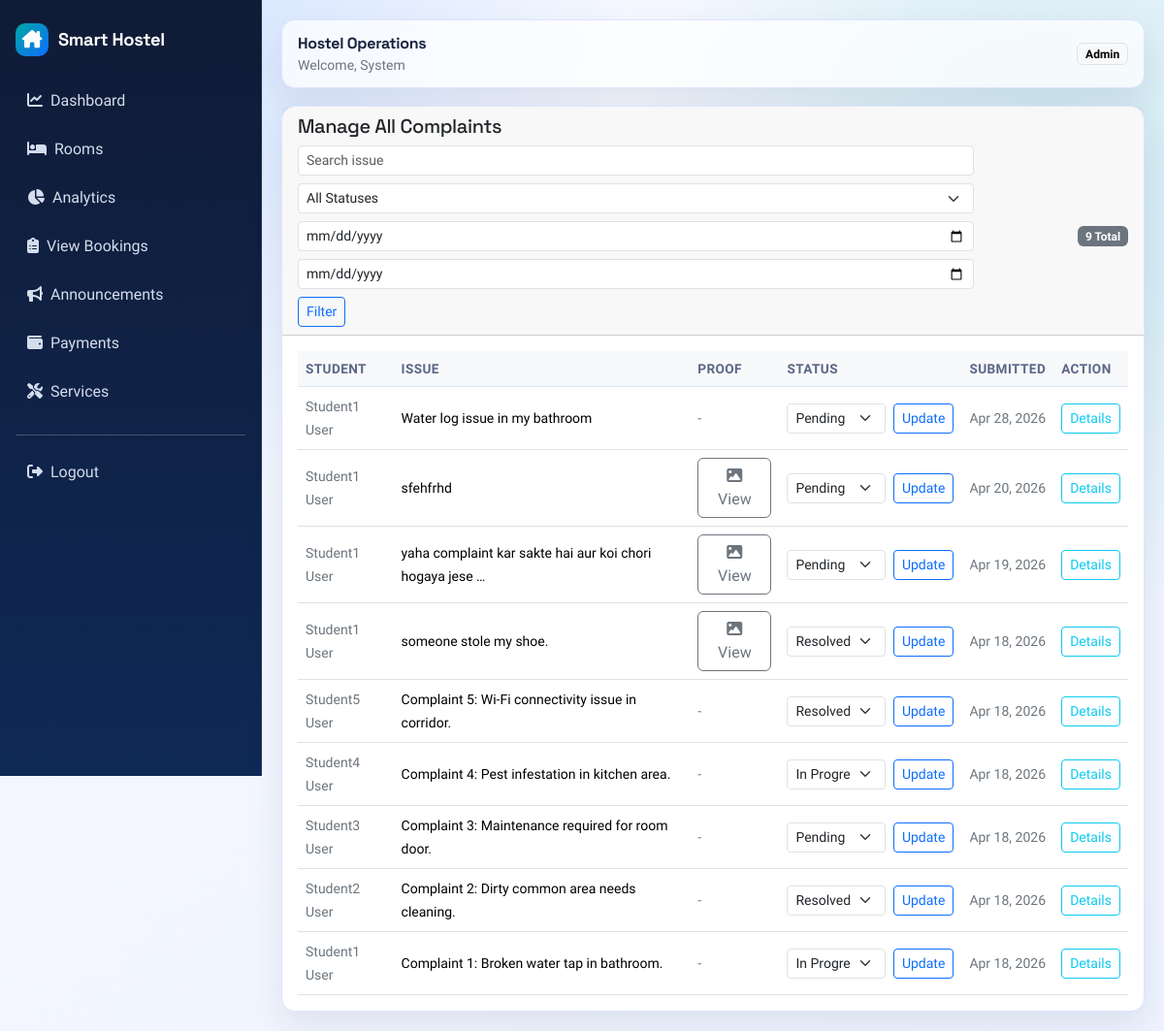
/admin-complaints/ (signed in), run on the app's committed database.
### accounts/models.py (models this page shows, shortened)
class User(AbstractUser):
	ROLE_ADMIN = "admin"
	ROLE_STUDENT = "student"
	ROLE_CHOICES = [
		(ROLE_ADMIN, "Admin"),
		(ROLE_STUDENT, "Student"),
	]
	role = models.CharField(max_length=20, choices=ROLE_CHOICES, default=ROLE_STUDENT)

### services/models.py (models this page shows, shortened)
class Complaint(models.Model):
	STATUS_PENDING = "pending"
	STATUS_IN_PROGRESS = "in_progress"
	STATUS_RESOLVED = "resolved"
	STATUS_CHOICES = [
		(STATUS_PENDING, "Pending"),
		(STATUS_IN_PROGRESS, "In Progress"),
		(STATUS_RESOLVED, "Resolved"),
	]
	user = models.ForeignKey(settings.AUTH_USER_MODEL, on_delete=models.CASCADE, related_name="complaints")
	issue = models.TextField()
	image = models.ImageField(upload_to="complaints/", null=True, blank=True)
	attachment = models.FileField(upload_to="complaints/attachments/", null=True, blank=True)
	status = models.CharField(max_length=20, choices=STATUS_CHOICES, default=STATUS_PENDING)
	created_at = models.DateTimeField(auto_now_add=True)
	updated_at = models.DateTimeField(auto_now=True)
	class Meta:
		ordering = ["-created_at"]
	def get_status_badge_class(self):
		if self.status == self.STATUS_PENDING:
			return "warning"
		elif self.status == self.STATUS_IN_PROGRESS:
			return "info"
		elif self.status == self.STATUS_RESOLVED:
			return "success"
		return "secondary"

### services/views.py (the view, shortened to what this page needs)
# urls.py: path("admin-complaints/", admin_complaints_view, name="admin_complaints"),
@user_passes_test(_is_admin_user)
def admin_complaints_view(request):
	complaints = Complaint.objects.select_related("user").all()
	search_query = request.GET.get("search") or ""
	status_query = request.GET.get("status") or ""
	created_from = parse_date(request.GET.get("created_from") or "")
	created_to = parse_date(request.GET.get("created_to") or "")
	if search_query:
		complaints = complaints.filter(issue__icontains=search_query)
	if status_query:
		complaints = complaints.filter(status=status_query)
	if created_from:
		complaints = complaints.filter(created_at__date__gte=created_from)
	if created_to:
		complaints = complaints.filter(created_at__date__lte=created_to)
	paginator = Paginator(complaints.order_by("-created_at"), 10)
	complaint_page = paginator.get_page(request.GET.get("page"))
	return render(
		request,
		"services/admin_complaints.html",
		{
			"complaints": complaint_page,
			"search_query": search_query,
			"status_query": status_query,
			"created_from": created_from.isoformat() if created_from else "",
			"created_to": created_to.isoformat() if created_to else "",
		},
	)

### core/context_processors.py (called while the page is built)
def _is_admin_user(user):
    role = (getattr(user, "role", "") or "").strip().lower()
    return bool(user and user.is_authenticated and (user.is_superuser or role == "admin"))

def notification_context(request):
    if not request.user.is_authenticated:
        return {"recent_notifications": [], "unread_notification_count": 0, "is_admin_user": False}
    notifications = Notification.objects.filter(recipient=request.user).only("title", "message", "created_at", "is_read")[:5]
    unread_count = Notification.objects.filter(recipient=request.user, is_read=False).count()
    return {
        "recent_notifications": notifications,
        "unread_notification_count": unread_count,
        "is_admin_user": _is_admin_user(request.user),
    }

### services/views.py (called while the page is built)
def _is_admin_user(user):
	return user.is_authenticated and (user.is_staff or user.role == User.ROLE_ADMIN)

### templates/services/admin_complaints.html (shortened to what this page needs)
{% extends "base.html" %}
{% load static %}
{% block content %}
<div class="card card-soft">
    <div class="card-header d-flex flex-wrap gap-2 justify-content-between align-items-center">
        <h5 class="mb-0">Manage All Complaints</h5>
        <form method="get" class="d-flex flex-wrap gap-2 align-items-center">
            <input type="search" name="search" value="{{ search_query }}" class="form-control form-control-sm" placeholder="Search issue">
            <select name="status" class="form-select form-select-sm">
                <option value="">All Statuses</option>
            </select>
            <input type="date" name="created_from" value="{{ created_from }}" class="form-control form-control-sm">
            <input type="date" name="created_to" value="{{ created_to }}" class="form-control form-control-sm">
            <button type="submit" class="btn btn-sm btn-outline-primary">Filter</button>
        </form>
        <span class="badge text-bg-secondary">{{ complaints|length }} Total</span>
    </div>
    <div class="card-body">
        {% if complaints %}
        <div class="table-responsive">
            <table class="table align-middle mb-0">
                <thead class="table-light">
                <tr>
                    <th>Student</th>
                    <th>Issue</th>
                    <th>Proof</th>
                    <th>Status</th>
                    <th>Submitted</th>
                    <th>Action</th>
                </tr>
                </thead>
                <tbody>
                {% for complaint in complaints %}
                <tr>
                    <td>
                        <small class="text-secondary">{{ complaint.user.get_full_name|default:complaint.user.username }}</small>
                    </td>
                    <td>
                        <small>{{ complaint.issue|truncatewords:10 }}</small>
                    </td>
                    <td>
                        {% if complaint.image %}
                        <a href="{{ complaint.image.url }}" target="_blank" class="btn btn-xs btn-outline-secondary">
                            <i class="fas fa-image"></i> View
                        </a>
                        {% else %}
                        <span class="text-secondary small">-</span>
                        {% endif %}
                    </td>
                    <td>
                        <form method="post" class="d-inline-flex gap-2">
                            <select name="status" class="form-select form-select-sm" style="max-width: 140px;">
                                <option value="pending" {% if complaint.status == 'pending' %}selected{% endif %}>Pending</option>
                                <option value="in_progress" {% if complaint.status == 'in_progress' %}selected{% endif %}>In Progress</option>
                                <option value="resolved" {% if complaint.status == 'resolved' %}selected{% endif %}>Resolved</option>
                            </select>
                            <button type="submit" class="btn btn-sm btn-outline-primary">Update</button>
                        </form>
                    </td>
                    <td>
                        <small class="text-secondary">{{ complaint.created_at|date:"M d, Y" }}</small>
                    </td>
                    <td>
                        <button type="button" class="btn btn-sm btn-outline-info" data-bs-toggle="modal" data-bs-target="#complaint-{{ complaint.id }}">
                            Details
                        </button>
                    </td>
                </tr>
                {% endfor %}
                </tbody>
            </table>
        </div>
        {% else %}
        <div class="text-center py-5 text-secondary">
            <i class="fas fa-check-circle" style="font-size: 3rem; opacity: 0.3;"></i>
            <p class="mt-3">No complaints to manage. All clear!</p>
        </div>
        {% endif %}
    </div>
</div>
{% endblock %}

### templates/base.html (shortened to what this page needs)
{% load static %}
<!doctype html>
<html lang="en">
<head>
    <link href="https://cdn.jsdelivr.net/npm/bootstrap@5.3.3/dist/css/bootstrap.min.css" rel="stylesheet">
    <link href="https://cdnjs.cloudflare.com/ajax/libs/font-awesome/6.5.2/css/all.min.css" rel="stylesheet">
    <link href="{% static 'css/app.css' %}" rel="stylesheet">
</head>
<body>
{% if user.is_authenticated %}
<div class="shell">
    <aside class="sidebar">
        <a class="brand" href="{% url 'accounts:dashboard' %}">
            <span class="brand-badge"><i class="fa-solid fa-house-chimney"></i></span>
            <span class="brand-font">Smart Hostel</span>
        </a>
        <nav class="nav flex-column">
            <a class="nav-link" href="{% url 'accounts:dashboard' %}"><i class="fa-solid fa-chart-line me-2"></i>Dashboard</a>
            <a class="nav-link" href="{% url 'hostel:rooms' %}"><i class="fa-solid fa-bed me-2"></i>Rooms</a>
            {% if is_admin_user %}
            <a class="nav-link" href="{% url 'accounts:analytics' %}"><i class="fa-solid fa-chart-pie me-2"></i>Analytics</a>
            {% endif %}
            {% if user.is_authenticated and user.role == "admin" %}
            <a class="nav-link" href="{% url 'bookings:history' %}"><i class="fa-solid fa-clipboard-list me-2"></i>View Bookings</a>
            {% endif %}
            <a class="nav-link" href="{% url 'announcements:list' %}"><i class="fa-solid fa-bullhorn me-2"></i>Announcements</a>
            <a class="nav-link" href="{% url 'payments:list' %}"><i class="fa-solid fa-wallet me-2"></i>Payments</a>
            <a class="nav-link" href="{% url 'services:list' %}"><i class="fa-solid fa-screwdriver-wrench me-2"></i>Services</a>
        </nav>
        <hr class="border-light-subtle my-3">
        <a class="nav-link" href="{% url 'accounts:logout' %}"><i class="fa-solid fa-right-from-bracket me-2"></i>Logout</a>
    </aside>
    <main class="main">
        <div class="topbar">
            <div>
                <strong class="brand-font">Hostel Operations</strong>
                <div class="small text-secondary">Welcome, {{ request.user.first_name|default:request.user.username }}</div>
            </div>
            <span class="badge text-bg-light border">{{ request.user.get_role_display }}</span>
        </div>
        {% block content %}{% endblock %}
    </main>
</div>
{% else %}
<div class="auth-wrap">
    {% block auth_content %}{% endblock %}
</div>
{% endif %}
</body>
</html>

### static/css/app.css (style rules this page uses)
:root { --bg-1: #f7f9ff; --bg-2: #eef3ff; --surface: #ffffff; --ink-1: #18233f; --ink-2: #5b6787; --brand: #0d6efd; --brand-2: #00a6a6; --accent: #ff8a00; --line: #dde5ff; --shadow: 0 15px 35px rgba(24, 35, 63, 0.09); }
* { box-sizing: border-box; }
body { margin: 0; font-family: "Plus Jakarta Sans", sans-serif; color: var(--ink-1); background: radial-gradient(circle at 10% 0%, rgba(13, 110, 253, 0.16), transparent 35%), radial-gradient(circle at 90% 20%, rgba(0, 166, 166, 0.16), transparent 32%), linear-gradient(140deg, var(--bg-1), var(--bg-2)); min-height: 100vh; }
h1, h2, h3, h4, h5, h6, .brand-font { font-family: "Space Grotesk", sans-serif; letter-spacing: -0.02em; }
.shell { display: grid; grid-template-columns: 270px 1fr; min-height: 100vh; }
.sidebar { background: linear-gradient(180deg, #101b36, #0f2956); color: #f7fbff; padding: 24px 16px; position: sticky; top: 0; height: 100vh; border-right: 1px solid rgba(255, 255, 255, 0.08); }
.brand { display: flex; align-items: center; gap: 10px; font-weight: 700; font-size: 1.15rem; margin-bottom: 24px; color: #fff; text-decoration: none; }
.brand-badge { width: 34px; height: 34px; border-radius: 10px; display: grid; place-items: center; background: linear-gradient(135deg, #00a6a6, #0d6efd); }
.sidebar .nav-link { color: rgba(233, 242, 255, 0.9); border-radius: 10px; padding: 10px 12px; margin-bottom: 6px; font-weight: 500; transition: 0.2s ease; }
.main { padding: 20px; animation: fadeUp 0.45s ease; }
.topbar { background: rgba(255, 255, 255, 0.72); backdrop-filter: blur(8px); border: 1px solid var(--line); border-radius: 14px; padding: 12px 16px; display: flex; align-items: center; justify-content: space-between; box-shadow: var(--shadow); margin-bottom: 18px; }
.card-soft { border: 1px solid var(--line); border-radius: 14px; background: var(--surface); box-shadow: var(--shadow); }
.table thead th { border-bottom: 1px solid #dce5ff; color: var(--ink-2); font-size: 0.85rem; text-transform: uppercase; letter-spacing: 0.03em; }

### data on the page
User: user.first_name "System", user.role "Admin"
Complaint: user.get_full_name "Student1 User", issue "Water log issue in my bathroom", status "Pending", created_at "Apr 28, 2026"
Complaint: user.get_full_name "Student1 User", issue "sfehfrhd", status "Pending", created_at "Apr 20, 2026"
Complaint: user.get_full_name "Student1 User", issue "yaha complaint kar sakte hai aur koi chori hogaya jese …", status "Pending", created_at "Apr 19, 2026"
Complaint: user.get_full_name "Student1 User", issue "someone stole my shoe.", status "Resolved", created_at "Apr 18, 2026"
Complaint: user.get_full_name "Student5 User", issue "Complaint 5: Wi-Fi connectivity issue in corridor.", status "Resolved", created_at "Apr 18, 2026"
Complaint: user.get_full_name "Student4 User", issue "Complaint 4: Pest infestation in kitchen area.", status "In Progress", created_at "Apr 18, 2026"
Complaint: user.get_full_name "Student3 User", issue "Complaint 3: Maintenance required for room door.", status "Pending", created_at "Apr 18, 2026"
Complaint: user.get_full_name "Student2 User", issue "Complaint 2: Dirty common area needs cleaning.", status "Resolved", created_at "Apr 18, 2026"
Complaint: user.get_full_name "Student1 User", issue "Complaint 1: Broken water tap in bathroom.", status "In Progress", created_at "Apr 18, 2026"

### other printed values
{{ complaints|length }} "9"
